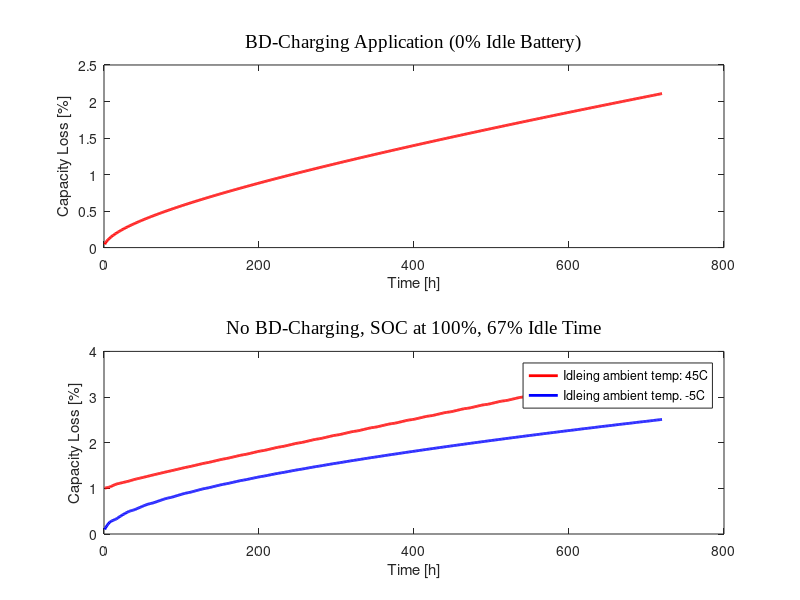

MATLAB code for this plot:
clc
clear variables

% Based on a Volkswagen ID. 4, from EV-database. C-rate of 1/4 for both
% discharging and charging (19.25 kW). 

% Driving based on 23 Celsius, 110 km/h 
T = 23+273.15;
Voltage = 3.6; % Assume Nominal voltage
I_0 = 3; % [Assuming cell-level, with 12 Ah cells


% SOC of the different drive cycles throughout a day
% These are all not used in this version however, but as driving cycles changes
% they will likely become useful
BD_excessive_dailycycle = [0.5, 0.75, 0.5, 0.75, 0.5, 0.75, 0.5, 0.75, 1.0, 0.75, 0.5, 0.25, 0, 0.25, 0.5, 0.75, 0.5, 0.75, 0.5, 0.75, 0.5, 0.75, 0.5, 0.75];
no_BD_dailycycle = [1, 1, 1, 1, 1, 1, 1, 1, 1, 0.75, 0.5, 0.25, 0, 0.25, 0.5, 0.75, 1, 1, 1, 1, 1, 1, 1, 1];
no_BD_power = [0, 0, 0, 0, 0, 0, 0, 0, 19.25, 19.25, 19.25, 19.25, 19.25, 19.25, 19.25, 19.25, 0, 0, 0, 0, 0, 0, 0, 0];
BD_DOD = 0.5; % Average, approx 2 cycles with 25% and one with 100%
no_BD_DOD = 1;
no_BD_SOC = 1;


C_rate = 1/4; % Same during charge and discharge
power = 19.25 * 10^3; % [W]

sim_days = 30; % Number of days to simulate battery tear
% OBSERVE: Inaccurate on small number of days, as the linear model of the
% calendar agings +1-term becomes to significant.

BD_excessive_cycle = repmat(BD_excessive_dailycycle, 1, sim_days);
no_BD_cycle = repmat(no_BD_dailycycle, 1, sim_days);
no_BD_power = repmat(no_BD_power, 1, sim_days);

% Cycling model used from SPM
% Fitting Parameters
a1 = 4.34*10^(-7);
a2 = 35;
a3 = -3.23;
a4 = -5010;
a5 = 0.64;
a6 = 63.7;

t = linspace(1, length(BD_excessive_cycle), length(BD_excessive_cycle));

%% MODEL FOR CONSTANTLY USED EV
% Since BD is constantly cycling, we do not need to use the calendar aging
% model
C_loss_bd = a1*(t+a2*sqrt(t))*(Voltage+a3)*(exp(a4/T)+I_0*a5*(BD_DOD+a6)^2); 




%% MODEL FOR CALENDAR + CYCLIC
% Calendar model for 45 celsius used, as the temperature is likely higher in the
% battery pack then the ambient. The model is also understated compared
% with others


C_loss_no_bd_warm = ones(1, length(no_BD_cycle));
C_loss_no_bd_cold = ones(1, length(no_BD_cycle));
func_value_warm = 1+(0.004*no_BD_SOC)*t(1); % Initial Value, first hour is assumed to be idle
func_value_cold = (0.09*no_BD_SOC+0.01)*sqrt(t(1)); % Initial Value, first hour is assumed to be idle

C_loss_no_bd_warm(1) = func_value_warm;
C_loss_no_bd_cold(1) = func_value_cold;
for i=2:length(no_BD_power)
    if no_BD_power(i)==0 % Use Calendar aging model
        %C_loss_no_bd(i) = 1+(0.004*no_BD_SOC)*t(i);
            
        % Warm ambient temperature
        C_loss_no_bd_warm(i) = func_value_warm + 0.004*no_BD_SOC; % Eulers Method, 45 deg
        func_value_warm = C_loss_no_bd_warm(i);            
        
        % Cold ambient temperature
        C_loss_no_bd_cold(i) = func_value_cold + (0.045*no_BD_SOC+0.005)/(sqrt(t(i))); % Eulers Method
        func_value_cold = C_loss_no_bd_cold(i);
    else
        % C_loss_no_bd(i) = a1*(t(i)+a2*sqrt(t(i)))*(Voltage+a3)*(exp(a4/T)+I_0*a5*(no_BD_DOD+a6)^2);
        C_loss_no_bd_cold(i) = func_value_cold + a1*(a2/(2*sqrt(t(i)))+1)*(a3+Voltage)*(exp(a4/T)+a5*I_0*(a6+no_BD_DOD)^2);
        C_loss_no_bd_warm(i) = func_value_warm + a1*(a2/(2*sqrt(t(i)))+1)*(a3+Voltage)*(exp(a4/T)+a5*I_0*(a6+no_BD_DOD)^2);
        func_value_cold = C_loss_no_bd_cold(i);
        func_value_warm = C_loss_no_bd_warm(i);
    end
end

subplot(2, 1, 1)
plot(t, C_loss_bd, "linewidth", 2, "LineStyle","-", "color", "r")
title("BD-Charging Application (0% Idle Battery)", "FontSize", 14, "FontWeight", "normal", "FontName", "Times New Roman")
ylabel("Capacity Loss [%]")
xlabel("Time [h]")

subplot(2, 1, 2)
plot(t, C_loss_no_bd_warm, "linewidth", 2, "LineStyle","-", "color", "r")
hold on
plot(t, C_loss_no_bd_cold, "linewidth", 2, "LineStyle","-", "color", "b")
title("No BD-Charging, SOC at 100%, 67% Idle Time", "FontSize", 14, "FontWeight", "normal", "FontName", "Times New Roman")
ylabel("Capacity Loss [%]")
xlabel("Time [h]")

legend("Idleing ambient temp: 45C", "Idleing ambient temp. -5C")
